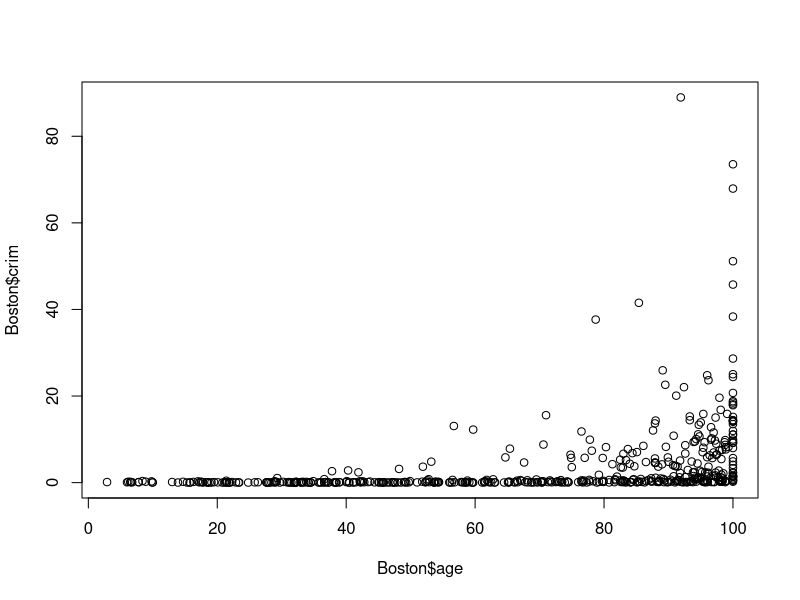
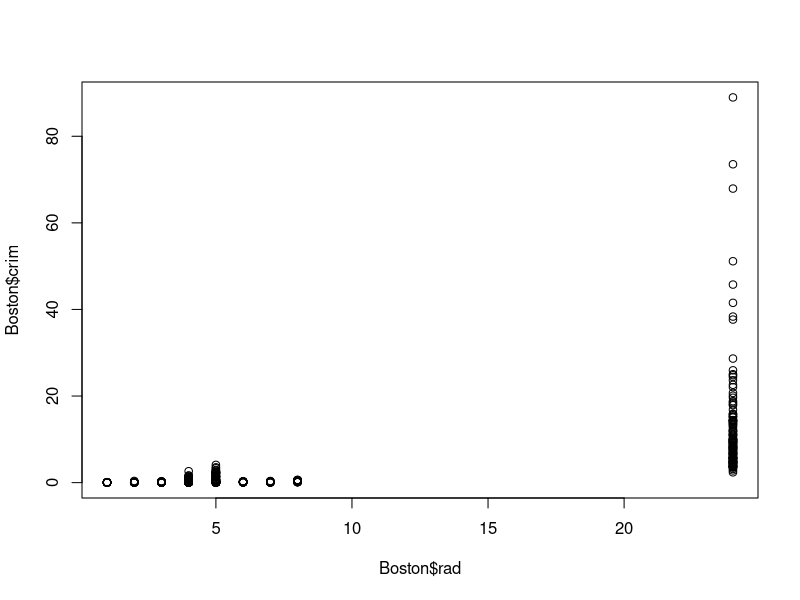
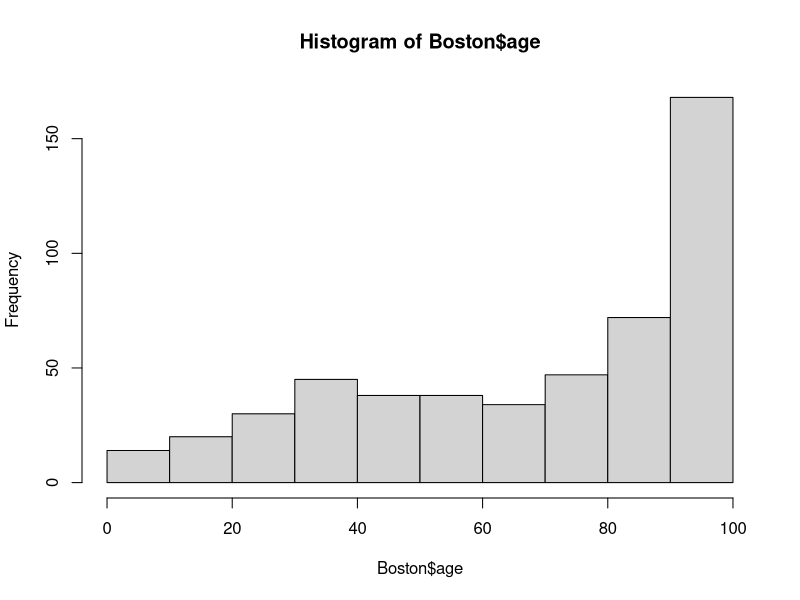
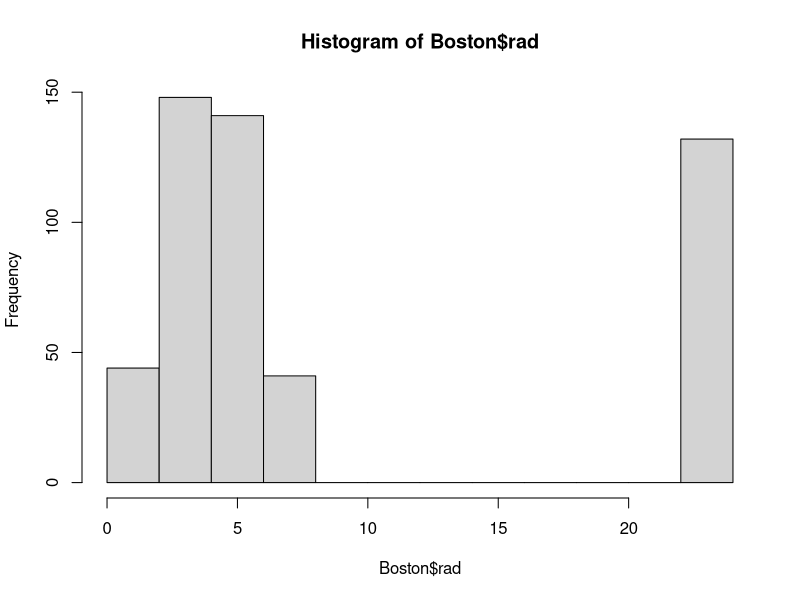
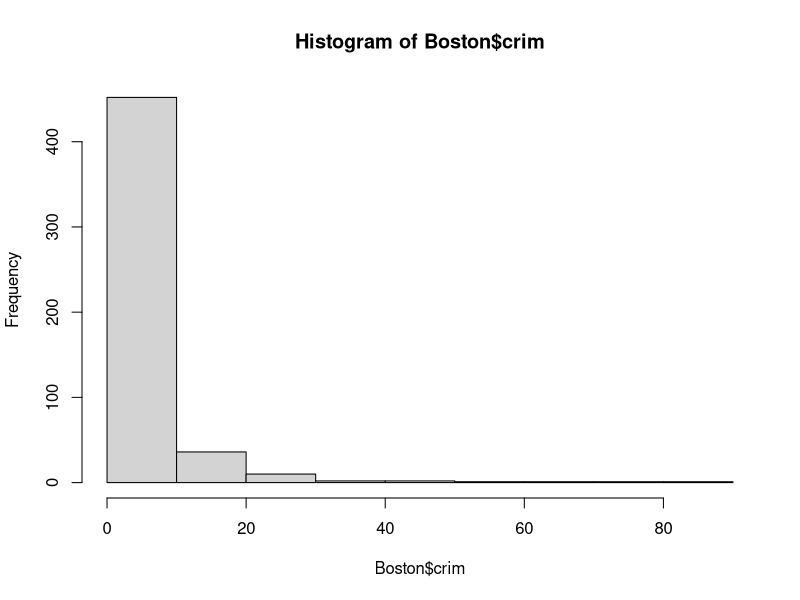

The R source for these figures, in order:
#install.packages("MASS")
library(MASS)

data("Boston")
head(Boston)
?Boston
summary(Boston)
dim(Boston)


#set up training and test sets
#install.packages("FNN")
library(FNN)
set.seed(100)
train = sample(1:506, 350, replace=F)

train.x = Boston[train,c("age","rad")]
train.y = Boston[train,"crim"]
valid.x = Boston[-train,c("age","rad")]
plot(Boston$age, Boston$crim)
plot(Boston$rad, Boston$crim)
hist(Boston$age)
hist(Boston$rad)
hist(Boston$crim)


train.x.std = scale(train.x)

attr(train.x.std, "scaled:center")
attr(train.x.std, "scaled:scale")

#standardize validation set with mean and standard deviation of the training set
valid.x.std = scale(valid.x, center = attr(train.x.std, "scaled:center"), scale = attr(train.x.std, "scaled:scale"))

#do the analysis
predictions = knn.reg(train.x.std, valid.x.std, train.y, k=25)
predictions$pred[1:10] #look at first 10

#mean squared error
mean((Boston[-train,"crim"] - predictions$pred)^2)

length(predictions$pred) 
length(Boston[-train,"crim"])

#finish web works week 1
attach(Boston)
age.std = scale(age)
rad.std = scale(rad)
BostonStd = data.frame(age,age.std,rad,rad.std,crim)
dim(BostonStd)
x.std = cbind(BostonStd$age.std,BostonStd$rad.std)

#do the analysis
predictions = knn.reg(x.std, x.std, crim, k=25)
predictions$pred[1:10] #look at first 10

#mean squared error
mean((BostonStd[,"crim"] - predictions$pred)^2)
